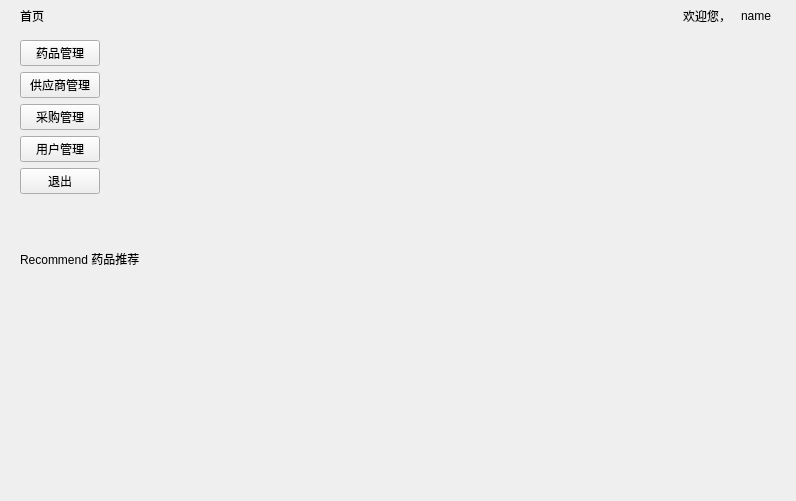
<?xml version="1.0" encoding="UTF-8"?>
<ui version="4.0">
 <class>index</class>
 <widget class="QWidget" name="index">
  <property name="geometry">
   <rect>
    <x>0</x>
    <y>0</y>
    <width>796</width>
    <height>501</height>
   </rect>
  </property>
  <property name="windowTitle">
   <string>Form</string>
  </property>
  <widget class="QWidget" name="verticalLayoutWidget_2">
   <property name="geometry">
    <rect>
     <x>20</x>
     <y>250</y>
     <width>761</width>
     <height>231</height>
    </rect>
   </property>
   <layout class="QVBoxLayout" name="verticalLayout_2">
    <item>
     <widget class="QLabel" name="label_6">
      <property name="sizePolicy">
       <sizepolicy hsizetype="Fixed" vsizetype="Fixed">
        <horstretch>0</horstretch>
        <verstretch>0</verstretch>
       </sizepolicy>
      </property>
      <property name="text">
       <string>Recommend 药品推荐</string>
      </property>
      <property name="textFormat">
       <enum>Qt::AutoText</enum>
      </property>
     </widget>
    </item>
    <item>
     <layout class="QGridLayout" name="gridLayout">
      <item row="0" column="2">
       <widget class="QWidget" name="widget_3" native="true">
        <widget class="QLabel" name="label_4">
         <property name="geometry">
          <rect>
           <x>20</x>
           <y>0</y>
           <width>171</width>
           <height>111</height>
          </rect>
         </property>
         <property name="styleSheet">
          <string notr="true">image: url(:/pictures/med_pic/10.jpeg);</string>
         </property>
         <property name="text">
          <string/>
         </property>
        </widget>
       </widget>
      </item>
      <item row="0" column="0">
       <widget class="QWidget" name="widget" native="true">
        <widget class="QLabel" name="label_2">
         <property name="geometry">
          <rect>
           <x>-50</x>
           <y>0</y>
           <width>351</width>
           <height>101</height>
          </rect>
         </property>
         <property name="styleSheet">
          <string notr="true">
image: url(:/pictures/med_pic/0.jpeg);</string>
         </property>
         <property name="text">
          <string/>
         </property>
        </widget>
       </widget>
      </item>
      <item row="0" column="1">
       <widget class="QWidget" name="widget_2" native="true">
        <widget class="QLabel" name="label_3">
         <property name="geometry">
          <rect>
           <x>0</x>
           <y>0</y>
           <width>221</width>
           <height>101</height>
          </rect>
         </property>
         <property name="styleSheet">
          <string notr="true">image: url(:/pictures/med_pic/1.jpeg);</string>
         </property>
         <property name="text">
          <string/>
         </property>
        </widget>
       </widget>
      </item>
      <item row="1" column="0">
       <widget class="QWidget" name="widget_4" native="true">
        <widget class="QLabel" name="label_7">
         <property name="geometry">
          <rect>
           <x>50</x>
           <y>0</y>
           <width>161</width>
           <height>101</height>
          </rect>
         </property>
         <property name="styleSheet">
          <string notr="true">image: url(:/pictures/med_pic/11.jpeg);</string>
         </property>
         <property name="text">
          <string/>
         </property>
        </widget>
       </widget>
      </item>
      <item row="1" column="1">
       <widget class="QWidget" name="widget_5" native="true">
        <widget class="QLabel" name="label_8">
         <property name="geometry">
          <rect>
           <x>0</x>
           <y>0</y>
           <width>231</width>
           <height>101</height>
          </rect>
         </property>
         <property name="styleSheet">
          <string notr="true">image: url(:/pictures/med_pic/5.jpeg);</string>
         </property>
         <property name="text">
          <string/>
         </property>
        </widget>
       </widget>
      </item>
      <item row="1" column="2">
       <widget class="QWidget" name="widget_6" native="true">
        <widget class="QLabel" name="label_9">
         <property name="geometry">
          <rect>
           <x>30</x>
           <y>0</y>
           <width>151</width>
           <height>101</height>
          </rect>
         </property>
         <property name="styleSheet">
          <string notr="true">image: url(:/pictures/med_pic/8.jpeg);</string>
         </property>
         <property name="text">
          <string/>
         </property>
        </widget>
       </widget>
      </item>
     </layout>
    </item>
   </layout>
  </widget>
  <widget class="QWidget" name="horizontalLayoutWidget">
   <property name="geometry">
    <rect>
     <x>20</x>
     <y>40</y>
     <width>761</width>
     <height>201</height>
    </rect>
   </property>
   <layout class="QHBoxLayout" name="horizontalLayout">
    <property name="sizeConstraint">
     <enum>QLayout::SetFixedSize</enum>
    </property>
    <item>
     <layout class="QVBoxLayout" name="verticalLayout">
      <item>
       <widget class="QPushButton" name="btn_med">
        <property name="text">
         <string>药品管理</string>
        </property>
       </widget>
      </item>
      <item>
       <widget class="QPushButton" name="btn_supplier">
        <property name="text">
         <string>供应商管理</string>
        </property>
       </widget>
      </item>
      <item>
       <widget class="QPushButton" name="btn_purchase">
        <property name="text">
         <string>采购管理</string>
        </property>
       </widget>
      </item>
      <item>
       <widget class="QPushButton" name="btn_person">
        <property name="text">
         <string>用户管理</string>
        </property>
       </widget>
      </item>
      <item>
       <widget class="QPushButton" name="btn_exit">
        <property name="text">
         <string>退出</string>
        </property>
       </widget>
      </item>
     </layout>
    </item>
    <item>
     <widget class="QAnimationStackedWidget" name="stackedWidget"/>
    </item>
   </layout>
  </widget>
  <widget class="QWidget" name="horizontalLayoutWidget_2">
   <property name="geometry">
    <rect>
     <x>20</x>
     <y>0</y>
     <width>751</width>
     <height>31</height>
    </rect>
   </property>
   <layout class="QHBoxLayout" name="horizontalLayout_2">
    <item>
     <widget class="QLabel" name="label_5">
      <property name="text">
       <string>首页</string>
      </property>
     </widget>
    </item>
    <item>
     <spacer name="horizontalSpacer">
      <property name="orientation">
       <enum>Qt::Horizontal</enum>
      </property>
      <property name="sizeHint" stdset="0">
       <size>
        <width>40</width>
        <height>20</height>
       </size>
      </property>
     </spacer>
    </item>
    <item>
     <widget class="QLabel" name="label">
      <property name="text">
       <string>欢迎您， </string>
      </property>
     </widget>
    </item>
    <item>
     <widget class="QLabel" name="nameLabel">
      <property name="text">
       <string>name</string>
      </property>
     </widget>
    </item>
   </layout>
  </widget>
 </widget>
 <customwidgets>
  <customwidget>
   <class>QAnimationStackedWidget</class>
   <extends>QStackedWidget</extends>
   <header>qanimationstackedwidget.h</header>
   <container>1</container>
  </customwidget>
 </customwidgets>
 <resources/>
 <connections/>
</ui>
